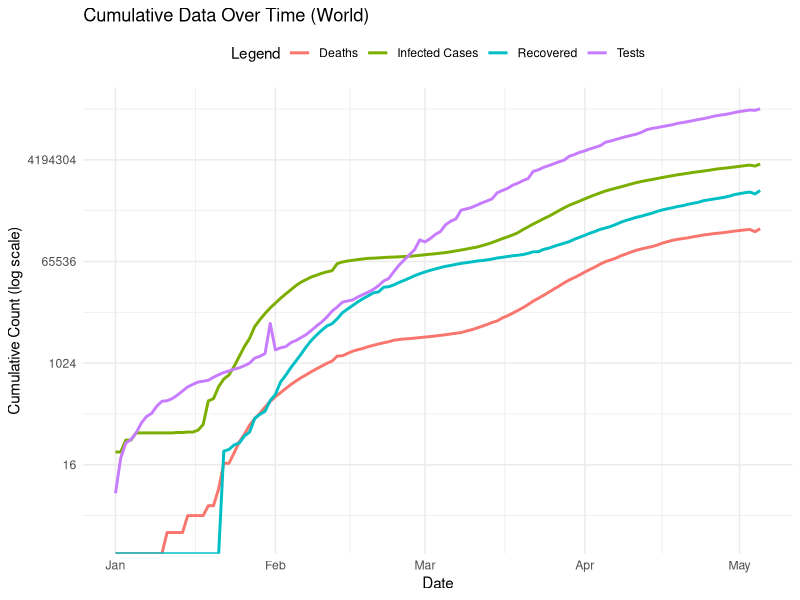
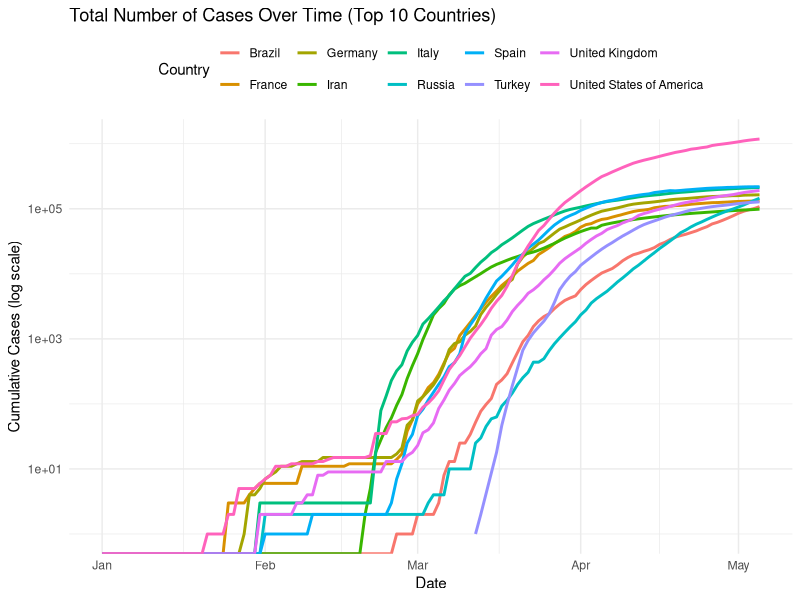
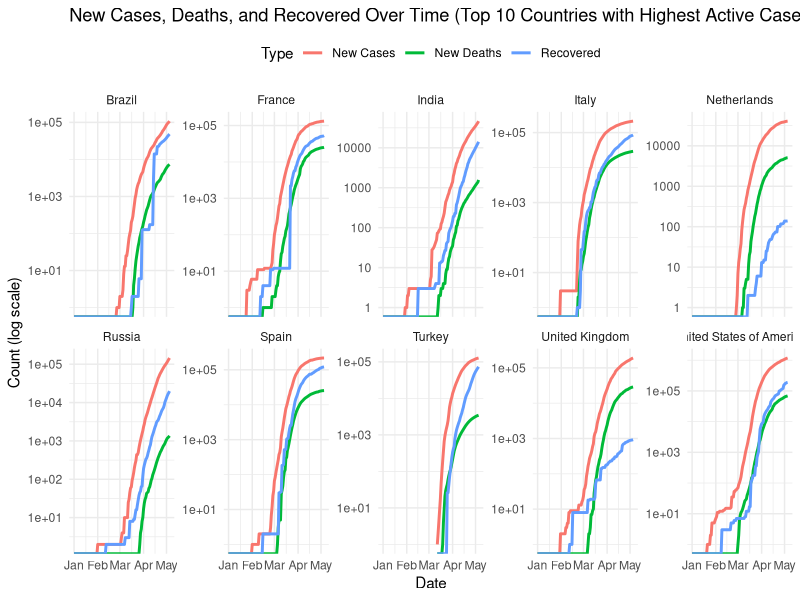
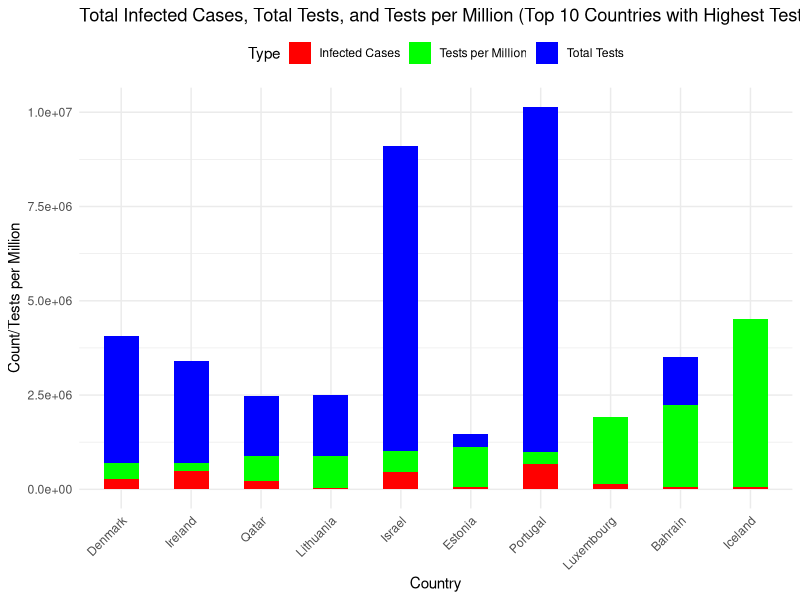
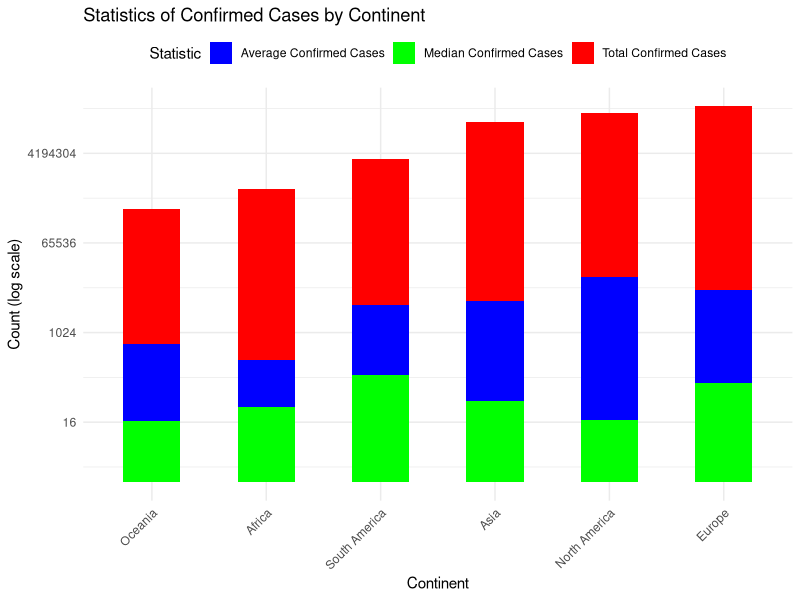

Reproduce these figures in R, in order.
## ---- chunk 1
knitr::opts_chunk$set(echo = TRUE)
## ---- chunk 2
library(tidyverse)
library(dplyr)
library(Metrics)
library(modeest)
library(lubridate)
library(ggplot2)
library(gridExtra)


covid19_data <- read_csv("covid19_data.csv")

day_with_highest_deaths <- covid19_data %>%
  filter(CumDeaths == max(CumDeaths, na.rm = TRUE)) %>%
  select(Date, CumDeaths)

# Print the result as a sentence
cat("The day with the highest death toll reported across the world was on", 
    format(day_with_highest_deaths$Date, format = "%Y-%m-%d"), 
    "with a death toll of", day_with_highest_deaths$CumDeaths)
## ---- chunk 3
covid19_data <- read_csv("covid19_data.csv")
covid19_data$Date <- as.Date(covid19_data$Date, format = "%d/%m/%y")

# Group and summarize the data to calculate cumulative values for each date
covid19_graph_data <- covid19_data %>%
  arrange(Date) %>%
  group_by(Date) %>%
  summarize(
    CumCases = sum(CumCases),
    CumDeaths = sum(CumDeaths),
    CumRecovered = sum(CumRecovered),
    CumTests = sum(CumTests)
  )

world_cumulative_graph <- ggplot(covid19_graph_data, aes(x = Date)) +
  geom_line(aes(y = CumCases, color = "Infected Cases"), size = 1) +
  geom_line(aes(y = CumDeaths, color = "Deaths"), size = 1) +
  geom_line(aes(y = CumRecovered, color = "Recovered"), size = 1) +
  geom_line(aes(y = CumTests, color = "Tests"), size = 1) +
  scale_y_continuous(trans = 'log2') +
  labs(
    title = "Cumulative Data Over Time (World)",
    x = "Date",
    y = "Cumulative Count (log scale)",
    color = "Legend"
  ) +
  theme_minimal() +
  theme(legend.position = "top")

# Display the graph
print(world_cumulative_graph)
## ---- chunk 4
# Filter the data for the last day (05/05/2020)
lastDay_data <- covid19_data %>% filter(Date == as.Date("2020-05-05", format = "%Y-%m-%d"))
## ---- chunk 5
# Calculate active cases, total confirmed cases, and fatality rate
lastDay_data <- lastDay_data %>%
  mutate(
    ActiveCases = CumCases - (CumRecovered + CumDeaths),
    FatalityRate = (CumDeaths / CumCases)  # Calculate fatality rate as a percentage
  )

top10activeW <- lastDay_data %>% arrange(desc(ActiveCases))
top10casesW <- lastDay_data %>% arrange(desc(CumCases))
top10testsMW <- lastDay_data %>% arrange(desc(CumTests))
top10fatalityW <- lastDay_data %>% arrange(desc(FatalityRate))

# Use head to get the top 10 records, but limit to the number of available records
top10activeW <- head(top10activeW, n = 10)
top10casesW <- head(top10casesW, n = 10)
top10TestsMW <- head(top10testsMW, n = 10)
top10fatalityW <- head(top10fatalityW, n = 10)
## ---- chunk 6
# Calculate and print totals per continent
continent_totals <- lastDay_data %>%
  group_by(Continent) %>%
  summarize(
    TotalConfirmedCases = sum(CumCases),
    TotalDeaths = sum(CumDeaths),
    TotalRecovered = sum(CumRecovered),
    TotalTests = sum(CumTests)
  )

# Print the continent totals
print(continent_totals)
## ---- chunk 7
# Select the top 10 countries from top10casesW dataframe
top10_countries <- top10casesW$Country

# Filter the data for the selected top 10 countries from covid19_data dataframe
top10_countries_data <- covid19_data %>% filter(Country %in% top10_countries)

# Create the graph
top10_cases_graph <- ggplot(top10_countries_data, aes(x = Date, y = CumCases, color = Country)) +
  geom_line(size = 1) +
  scale_y_log10() +  # Log transformation for the Y axis
  labs(
    title = "Total Number of Cases Over Time (Top 10 Countries)",
    x = "Date",
    y = "Cumulative Cases (log scale)",
    color = "Country"
  ) +
  theme_minimal() +
  theme(legend.position = "top")

# Display the graph
print(top10_cases_graph)
## ---- chunk 8
# Select the top 10 countries with the highest active cases from top10activeW dataframe
top10_countries <- top10activeW$Country

# Filter the data for the selected top 10 countries from covid19_data dataframe
top10_countries_data <- covid19_data %>% filter(Country %in% top10_countries)

# Create the graph
active_cases_graph <- ggplot(top10_countries_data, aes(x = Date)) +
  geom_line(aes(y = CumCases, color = "New Cases"), size = 1) +
  geom_line(aes(y = CumDeaths, color = "New Deaths"), size = 1) +
  geom_line(aes(y = CumRecovered, color = "Recovered"), size = 1) +
  scale_y_log10() +  # Log transformation for the Y axis
  labs(
    title = "New Cases, Deaths, and Recovered Over Time (Top 10 Countries with Highest Active Cases)",
    x = "Date",
    y = "Count (log scale)",
    color = "Type"
  ) +
  facet_wrap(~Country, nrow = 2, scales = "free_y") +  # Create sub-graphs for each country
  theme_minimal() +
  theme(legend.position = "top")

# Display the graph
print(active_cases_graph)
## ---- chunk 9
# Sort the lastDay_data dataframe by Tests_1M_Pop in descending order and select the top 10 rows
top10testsMW <- lastDay_data %>% arrange(desc(Tests_1M_Pop)) %>% head(10)

# Filter the data for the selected top 10 countries from covid19_data dataframe
top10_countries_data <- covid19_data %>% filter(Country %in% top10testsMW$Country)

# Create the graph
tests_per_million_graph <- ggplot(top10_countries_data, aes(x = reorder(Country, Tests_1M_Pop))) +
  geom_bar(aes(y = CumTests, fill = "Total Tests"), stat = "identity", width = 0.5) +
  geom_bar(aes(y = Tests_1M_Pop, fill = "Tests per Million"), stat = "identity", width = 0.5) +
  geom_bar(aes(y = CumCases, fill = "Infected Cases"), stat = "identity", width = 0.5) +
  scale_fill_manual(values = c("Infected Cases" = "red", "Total Tests" = "blue", "Tests per Million" = "green")) +
  labs(
    title = "Total Infected Cases, Total Tests, and Tests per Million (Top 10 Countries with Highest Tests per Million)",
    x = "Country",
    y = "Count/Tests per Million",
    fill = "Type"
  ) +
  theme_minimal() +
  theme(legend.position = "top", axis.text.x = element_text(angle = 45, hjust = 1))

# Display the graph
print(tests_per_million_graph)
## ---- chunk 10
# Calculate total, average, and median confirmed cases for each continent
continent_stats <- covid19_data %>%
  group_by(Continent) %>%
  summarize(
    TotalConfirmed = sum(CumCases),
    AverageConfirmed = mean(CumCases),
    MedianConfirmed = median(CumCases)
  )

# Create a graph
continent_stats_graph <- ggplot(continent_stats, aes(x = reorder(Continent, TotalConfirmed))) +
  geom_bar(aes(y = TotalConfirmed, fill = "Total Confirmed Cases"), stat = "identity", width = 0.5) +
  geom_bar(aes(y = AverageConfirmed, fill = "Average Confirmed Cases"), stat = "identity", width = 0.5) +
  geom_bar(aes(y = MedianConfirmed, fill = "Median Confirmed Cases"), stat = "identity", width = 0.5) +
  scale_fill_manual(values = c("Total Confirmed Cases" = "red", "Average Confirmed Cases" = "blue", "Median Confirmed Cases" = "green")) +
  labs(
    title = "Statistics of Confirmed Cases by Continent",
    x = "Continent",
    y = "Count (log scale)",
    fill = "Statistic"
  ) +
  scale_y_continuous(trans = 'log2') +  # Log scale for Y axis
  theme_minimal() +
  theme(legend.position = "top", axis.text.x = element_text(angle = 45, hjust = 1))

# Display the graph
print(continent_stats_graph)
## ---- chunk 11
# List the top 2 countries with the highest death toll for each continent
top2_death_by_continent <- lastDay_data %>%
  arrange(Continent, desc(CumDeaths)) %>%
  group_by(Continent) %>%
  slice_head(n = 2)

# View the result
top2_death_by_continent
